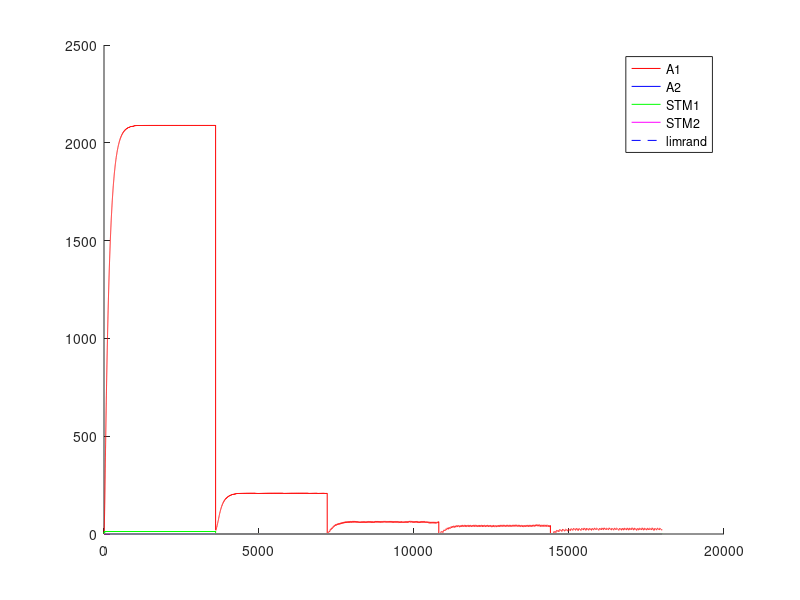

The MATLAB script that drew this image: (Note: this script raises an error after producing the figure.)
%% Experimento con Fixed-Ratio - FR - Tasa fija
%% Existen multiples intancias de palanquelo (cada vez que realiza respuesta decide si realiza otro o no)
%% Sesiones de 3600 segundos
%% 3 sesiones por tasa de refuerzo (o quizas hasta que sature)
%% 5 sesiones por Experimento.
%% Cada sesion 
%% Tiempo para realizar un respuesta 1 segundo
%% 
%% La probabilidad de eleccion se ajusta al nivel de maxima frecuencia de palanqueo

close all
clc
clear

%% Matriz de pago 0 1 
%% 1 - 
%%%
%%% 
function rf = feel(pellets)
  rf=0;
  if (nargin~=0)
    rf=(12.8*(1-exp(-.25.* pellets.^(2))))+(12.8*(1-exp(-.5.* pellets)));
  else
    error ("Faltan parametros");
  endif
endfunction
%% 
%% 

%% INICIALIZATION
%%%%%% CONSTANTES DE SESIONES
Ntrial  =  1 ;   %% un trial de 3600 segundos
tTrial  =  3600; %% en segundos
tResp   =  1;    %% en segundos
tMuestreo = 0.25;%% en segundos
Nses    =  5 ;
Fr=[1,10,30,40,60];
Ntest   =  1;
limrand =  0.138;
saving  =  0.01 ;
%%%%%% CONSTANTES DE DECAIMIENTO
alpha = 1*tMuestreo;
beta  = 0.125*tMuestreo ;
gamma = 0.0067*tMuestreo;%0.025 ; 
delta = 1*tMuestreo;
%%%%%% INICIALIZACION
palanca = zeros(2,1);
Rf_1=0;
Rf_2=0;
A1=zeros(1,Ntest);
A2=zeros(1,Ntest);
stm_1=zeros(2,Ntest);
stm_2=zeros(2,Ntest);
d=1;
x_1=zeros(30,1);
x_2=zeros(30,1);
sesion = zeros(Nses,1);
trialXsesion = zeros(Nses,Ntrial);
terminal_sesion=zeros(Nses,1);
nb_resp = zeros(Nses,Ntest);
contadorP1=0;
contadorP2=0;

%% CALCULO DE AROUSAL MAXIMO
%% Iteraciones de respuesta refuerzo para encotnrar el STM medio
Nconfig=10; %% Tasa de respuesta de configuracion
%plot([1:0.01:20],(12.8*(1-exp(-.25.* [1:0.01:20].^(2))))+(12.8*(1-exp(-.5.* [1:0.01:20]))),'.k')
R1 = floor(feel(1)); %tiempo de refuezo para R
l1 = Nconfig/tMuestreo; % duracion entre trials
suma = 0; %suma es un valor necesaria para calcular max1 y min1
suma = alpha*R1 %% Refuerzo cada N respuestas
iter=100; %% numero de iteraciones para que converja el stm
max1 = 0; %maximum de stm1
min1 = 0; %minimum de stm1
for i = 1:iter 
  suma = (1-beta)^(Nconfig/tMuestreo)*suma;%% Instantes que decae el stm
  min1=suma;
  suma += alpha*R1; %Refuerzo
  max1=suma;
end
comp=.88;
S1 = (((max1-min1)*(comp*l1))/2)+min1*comp*l1; %calcul de la superficie del triangulo mas la de el rectangulo
stm_1_medio = S1/(l1);
A1max = (delta/gamma)*stm_1_medio;

%% INICIO DE LAS ITERATIONS
for l = 1:Ntest  %% TESTES
  Num=0;
  for k = 1:Nses  %% SESIONES (cambia el N)
    i=2;
    %duracion = [1,tTrial*ones(1,Ntrial)];
    
    contador = 1;
    palanca(1)=randi(2);
    %% Agregar tasa de refuerzos  %%
    
    if k>1
      A1(Num+1,l)=saving*A1(Num,l);
      A2(Num+1,l)=saving*A2(Num,l);
      stm_1(Num+1,l)=0*stm_1(Num,l);
      stm_2(Num+1,l)=0*stm_2(Num,l); 
      %%% ELECCION DE LA PRIMERA PALANCA 
      if A1(Num,1)>A2(Num,1)
        palanca(2)=1;
      else
        palanca(2)=2;
      end
    end       
    
    for j=2:(Ntrial*tTrial/tMuestreo) %% Todos los trials juntos
      
      if contador == tResp/tMuestreo%duracion(i)
        contador = 1;
        
        i = i+1 ;
        J = j ;
        P(i,k)=0.5*(1-exp(-(5*A1((j-1)+Num,l))/A1max))+0.5; %probabilidad en exponential
        %P=.99;
        %P2(i,k)=0.5*(1-exp(-(5*A2((j-1)+Num,l))/A2max))+0.5;
        
        a = rand ;
        %%% ELECCION DE LA PALANCA %%% Basicamente elige palanquear o no palanquear
        if (A1((j-1)+Num,l)<=limrand)&&(A2((j-1)+Num,l)<=limrand)
          palanca(i)=randi(2);
        elseif (A1((j-1)+Num,l)>=limrand)&&(A2((j-1)+Num,l)<=limrand)
          if a>=P(i,k)
            palanca(i)=2;
          else
            palanca(i)=1;
          end
        elseif (A1((j-1)+Num,l)<=limrand)&&(A2((j-1)+Num,l)>=limrand)
          if a>=P(i,k)
            palanca(i)=1;
          else
            palanca(i)=2;
          end
        end
        %% Contadores para tasa de refuerzo
        if palanca(i)==1
          contadorP1++;
        else
          contadorP2++;
        endif
        %%% REFUERZO %%%
        if (contadorP1==Fr(k))
          %if (palanca(i)==1) %% palanquea
          Rf_1=floor(feel(1));
          Rf_2=0;
          %elseif (palanca(i-1)==2) %% No palanquea
          %  Rf_1=0;
          %  Rf_2=0;%floor(10*(1-exp(-0.8* 2 )));
          %end
          %stm_1(j+Num,l)=(1-beta)*stm_1((j-1)+Num,l)+alpha*Rf_1;
          %stm_2(j+Num,l)=(1-beta)*stm_2((j-1)+Num,l)+alpha*Rf_2;
          contadorP1=0;
        end
      else
        contador++;%=contador +1;
        Rf_1=0;
        Rf_2=0;
      end
      stm_1(j+Num,l)=(1-beta)*stm_1((j-1)+Num,l)+alpha*Rf_1;
      stm_2(j+Num,l)=(1-beta)*stm_2((j-1)+Num,l)+alpha*Rf_2;
      A1(j+Num,l)=(1-gamma)*A1((j-1)+Num,l)+delta*stm_1(j+Num,l);
      A2(j+Num,l)=(1-gamma)*A2((j-1)+Num,l)+delta*stm_2(j+Num,l);
      
%      if floor(j/tTrial)==(j/tTrial)
%        trialXsesion()
%      end
    end
    
    
    %%% CONTADOR DE A QUE J SE CAMBIA LA SESION
    %sesion(k-1,l)=j;
    sesion(k,l)=j+Num;
    %%% DEFINICION DE NUM
%    compteur = 0 ;
%    for i=1:length(A1(:,l))
%      if A1(i,l)~=0
%        compteur = compteur +1;
%      end
%    end
%    Num=compteur;
    Num = j+Num;
    Sizemat = length(A1);
    
    for j = 1:length(palanca)
      if palanca(j)==1
        %nb_coop(k-1,l)= nb_coop(k-1,l)+1;
        nb_resp(k,l)= nb_resp(k,l)+1;
      end
    end
    
  end
end


%%% PRUEBAS 
%%% ENCONTRA LA LONGITUD REAL DEL EXPERIMENTACION
nonnul = zeros(Ntest,1);
for k=1:Ntest
  for i=1:length(A1)
    if A1(i,k) ~= 0
      nonnul(k)=nonnul(k)+1;
    end
  end
end

%%% PRUEBA I _ PESO DE LA EXPERIMENTACION EN LA MEMORIA
porcent = 0;
for i = 1:Ntest
  if sum(A1(:,i)) > 10 * sum(A2(:,i))
    porcent = porcent +1;
  end
end

%%% PRUEBA II _ SI LA EXCITATION ALCANZA A SU MAXIMUM
maxima = zeros(Ntest,1);
for k = 1:Ntest
  if floor(max(A1(:,k))) == floor(max(max(A1))) 
    maxima(k) = maxima(k) +1;
  end
end

%%% PRUEBA III _ EN QUE SESION LA PALANCA GANA DE VERDAD
%ird = zeros(Ntest,1);
%for k = 1:Ntest
%  i=1;
%  while 1
%    if A1(nonnul(k)-i,k) < limrand
%      ird(k) = nonnul(k)-i+1;
%      break;
%    else
%      i=i+1;
%    end
%  end
%end
%
%%%% PRUEBA IV _ CONVIERTE J EN NUMERO DE SESION
%for k = 1:Ntest
%  i=1;
%  while 1
%    if ird(k) <= sum(sesion(1:i)+50)
%      ird(k)=i;
%      break;
%    else
%      i=i+1;
%    end
%  end
%end

%%% PRUEBA V _ PORCENTAJE DE COOPERACION POR SESION / EXPERIMENTO


%porcentaje_coop_sesion=zeros(Nses,Ntest);
%porcentaje_coop_experimento=zeros(Ntest,1);
%for k = 1:Ntest
%  porcentaje_coop_experimento(k)=sum(nb_coop(:,k))/(Ntrial*Nses)*100;
%end

%for i=1:Ntest
%  terminal_sesion(1,i)=sesion(1,i);
%  for j=2:Nses
%    terminal_sesion(j,i)=sesion(j,i)+terminal_sesion(j-1,i);
%  end
%end

%%% DEMOSTRACION 


%promedio_sesion=sum(ird)/Ntest
%porcent_10xsuperior_al_otra=porcent/Ntest * 100;
%cuanto_alcanzan_al_maxima=sum(maxima)/Ntest * 100;
%porcentaje_coop_experimento;
resp_por_segundos=nb_resp/length(palanca); %numero de respuestas dividido por el numero de respestas maximal posible

for i=1:Ntest
  for k=1:Nses
    refuerzo(k,i)=floor(nb_resp(k,i)/Fr(k));
  end
end



for i=1:Ntest
  figure
  hold on
  plot((1:Sizemat)*tMuestreo,A1(:,i),'r',(1:Sizemat)*tMuestreo,A2(:,i),'b',(1:Sizemat)*tMuestreo,stm_1(:,i),'g',(1:Sizemat)*tMuestreo,stm_2(:,i),'m',(1:Sizemat)*tMuestreo,limrand*ones(1,Sizemat),'--b')
  legend("A1","A2","STM1","STM2","limrand");
  for j=1:Nses
    %plot(sesion(j,i)*ones(1,max(max(A1(:,i)))),(1:max(max(A1(:,i)))),'--k');
    h=plot((sesion(j,i).*tMuestreo)*ones(1,max(max(A1(:,i)))),(1:max(max(A1(:,i)))),'--k');
    set(h, "linewidth", 2);
    if j==1
      h=plot(0:sesion(j,i)/4,P(:,j)'*A1max,'.-m');
    else
      h=plot(sesion(j-1,i)/4:sesion(j,i)/4,P(:,j)'*A1max,'.-m');
    endif
  endfor
  plot((0:sesion(Nses,i))/4,A1max*ones(1,length(0:sesion(Nses,i))))
  hold off;
endfor

%% Maximos exitos por tasa= 10-360 - 30-120 - 40-65 - 60-60 

color = 'rgbmkmrgbk';
figure
hold on
for i=1:Ntest
  plot(Fr,resp_por_segundos(:,i),'Color',color(i));
  title('Respuestas por segundos');
  xlabel('Tasa fija');
  ylabel('Respuestas/segundos');
end
hold off

figure
hold on
for i=1:Ntest
  plot(refuerzo(:,i),resp_por_segundos(:,i),'Color',color(i));
  title('Respuestas y refuerzo');
  xlabel('Tasa fija');
  ylabel('Respuestas/segundos');
end
hold off

%%% haut CQFD
%%%% CASTIGO DE TIEMPO 
%%%% CUANTO VECES ELIGE COOPERATION
%%% Pour chaque session r�cup�rer le nombre de coop�ration et tracer la
%%% courbe correspondante 

